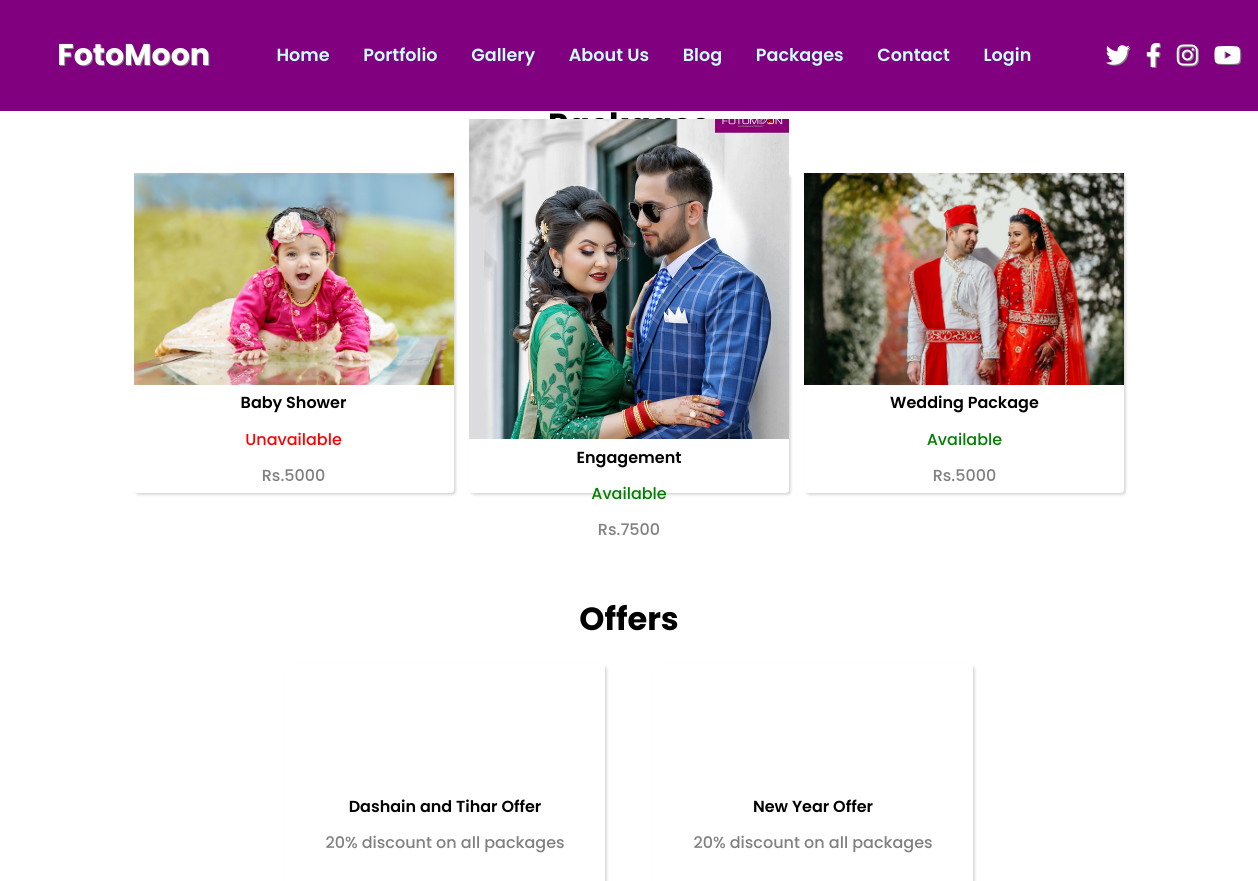
The app's page /package/packages/, older data.
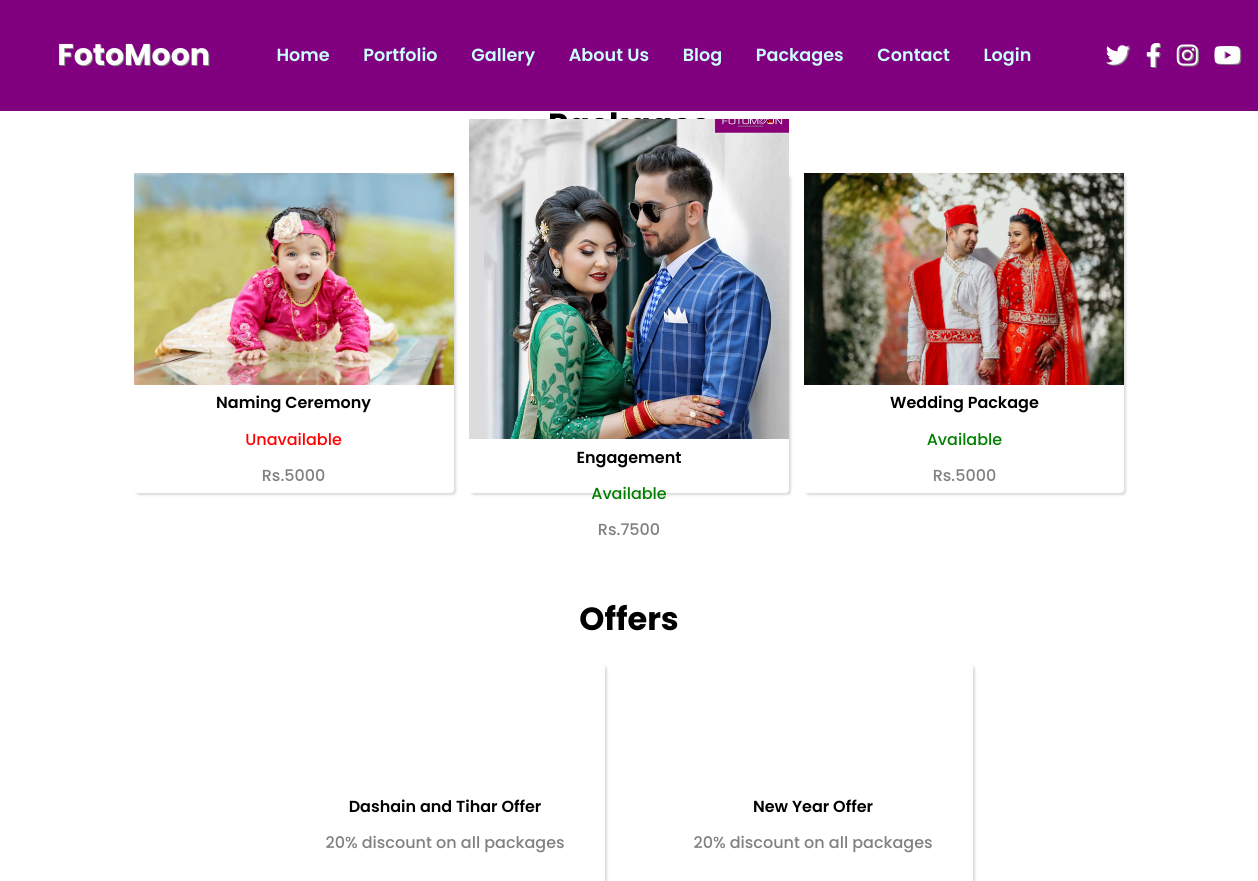
The same page, newer data.
### packages/models.py (models this page shows, shortened)
class Packages(models.Model):
    AVAILABILITY = (
        ('yes', 'Yes'),
        ('no', 'No'),
    )
    title = models.CharField(max_length=250)
    photo = models.ImageField(upload_to='images/packages/', blank=False, verbose_name="Cover Photo")
    available = models.CharField(max_length=200, choices = AVAILABILITY, verbose_name="Is available?")
    price = models.IntegerField()
    created = models.DateTimeField(auto_now_add=True, null=True)
    class Meta:
        ordering = ['available', '-created']

### packages/views.py (the view)
# urls.py: path('package/', include('packages.urls')),
def packages(request):
    context={}
    packages = Packages.objects.all()
    context={'packages': packages}
    return render (request, 'packages/packages.html', context)

### packages/templates/packages/packages.html (shortened to what this page needs)
{% extends 'main.html' %}
{% load static %}
{% block styles %}
<link rel="stylesheet" href="{% static 'css/packages.css' %}">
{% endblock styles %}
{% block content %}
{% include 'navbar.html' %}
<h1>Packages</h1>
<div class="container">
    <div class="packages">
        {% for package in packages %}
        <div class="card">
            <img src="{{package.photo.url}}" alt="">
            <p>{{package.title}}</p>
            {% if package.available == "yes"%}
            <p style="color: green;">Available</p>
            {% else %}
            <p style="color:red">Unavailable</p>
            {% endif %}
            <p>Rs.{{package.price}}</p>
        </div>
        {% endfor %}
    </div>
    <h1>Offers</h1>
    <div class="offers">
        <div class="card">
            <p>Dashain and Tihar Offer</p>
            <p>20% discount on all packages</p>
        </div>
        <div class="card">
            <p>New Year Offer</p>
            <p>20% discount on all packages</p>
        </div>
    </div>
</div>
{% endblock content %}

Row changes from the older to the newer data that the page shows:
changed Packages: title "Baby Shower" → "Naming Ceremony"
